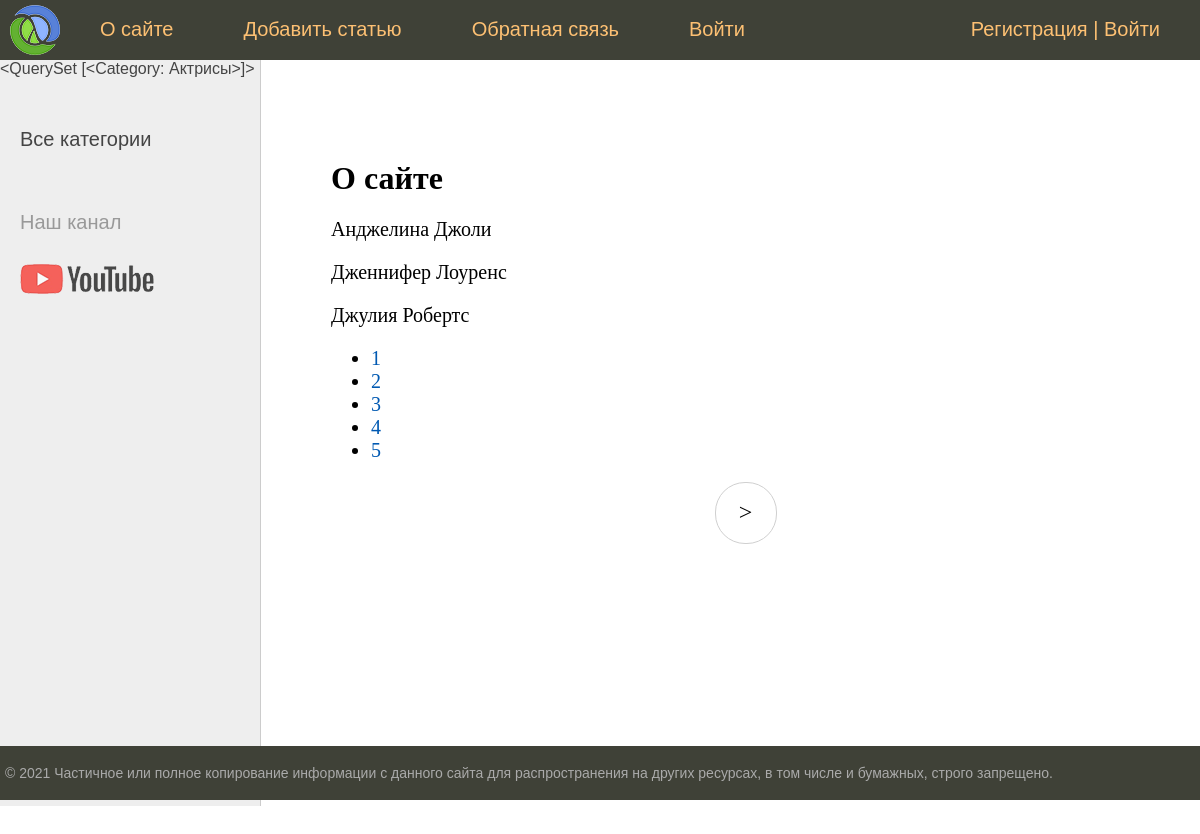
The page /about/ on the database its author committed.
### women/models.py (models this page shows, shortened)
class Category(models.Model):
    name = models.CharField(max_length=100, db_index=True, verbose_name="Категория")
    slug = models.SlugField(max_length=255, unique=True, db_index=True, verbose_name="URL")
    def __str__(self):
        return self.name
    class Meta:
        verbose_name = "Категории"
        verbose_name_plural = "Категория"
        ordering = ['id']

class Women(models.Model):
    title = models.CharField(max_length=255, verbose_name='Заголовок')
    slug = models.SlugField(max_length=255, unique=True, db_index=True, verbose_name="URL")
    content = models.TextField(blank=True, verbose_name='Текс статьи')
    photo = models.ImageField(upload_to="photos/%Y/%m/%d/", verbose_name="Фото")
    time_create = models.DateTimeField(auto_now_add=True, verbose_name="Время создания")
    time_update = models.DateTimeField(auto_now=True, verbose_name="Время изменения")
    is_published = models.BooleanField(default=True, verbose_name="Публикация")
    cat = models.ForeignKey('Category', on_delete=models.PROTECT, verbose_name="Категория")
    def __str__(self):
        return self.title
    class Meta:
        verbose_name = "Известные женщины"
        verbose_name_plural = "Известные женщины"
        ordering = ['time_create', 'title']

### women/views.py (the view)
# urls.py: path('about/', about, name='about'),
def about(request):
    contact_list = Women.objects.all()
    paginator = Paginator(contact_list, 3)
    page_number = request.GET.get('page')
    page_obj = paginator.get_page(page_number)
    return render(request, 'women/about.html', {'page_obj': page_obj, 'menu': menu, 'title': 'О сайте'})

### women/templatetags/women_tags.py (called while the page is built)
@register.simple_tag(name='getcats')
def get_categories(filter=None):
    if not filter:
        return Category.objects.all()
    else:
        return Category.objects.filter(pk=filter)

### women/templates/women/about.html
{% extends 'women/base.html' %}
{% block content %}
<h1>{{title}}</h1>
    {% for contact in page_obj %}
        <p>{{ contact }}</p>
    {% endfor %}
    <nav>
    <ul>
        {% for p in page_obj.paginator.page_range %}
        <li>
            <a href="?page={{ p }}">{{ p }}</a>
        </li>
        {% endfor %}
    </ul>
    </nav>
{% endblock %}

### women/templates/women/base.html (shortened to what this page needs)
{% load static %}
{% load women_tags %}
<!DOCTYPE html>
<html>
<head>
    <link type="text/css" href="{% static 'women/css/styles.css' %}" rel="stylesheet"/>
</head>
<body>
<table class="table-page" border=0 cellpadding="0" cellspacing="0">
    <tr>
        <td valign=top>
            {% block mainmenu %}
                <div class="header">
                    <ul id="mainmenu" class="mainmenu">
                        <li class="logo"><a href="{% url 'home' %}">
                            <div class="logo"></div>
                        </a></li>
                        {% for m in menu %}
                            <li><a href="{% url m.url_name %}">{{ m.title }}</a></li>
                        {% endfor %}
                        {% if request.user.is_authenticated %}
                            <li class="last"> {{ user.username }} | <a href="{% url 'logout' %}"> Выйти </a></li>
                        {% else %}
                            <li class="last"><a href="{% url 'register' %}">Регистрация </a> | <a
                                    href="{% url 'login' %}">Войти</a></li>
                        {% endif %}
                    </ul>
                </div>
            {% endblock mainmenu %}
            <table class="table-content" border=0 cellpadding="0" cellspacing="0">
                <tr>
                    <td valign="top" class="left-chapters">
                        {% getcats filter=1 %}
                        <ul id="leftchapters">
                            {% if cat_selected == 0 %}
                                <li class="selected">Все категории</li>
                            {% else %}
                                <li><a href="{% url 'home' %}"> Все категории </a></li>
                            {% endif %}
                            <li class="share">
                                <p>Наш канал</p>
                                <a class="share-yt"
                                   href="https://www.youtube.com/channel/UClJzWfGWuGJL2t-3dYKcHTA/playlists"
                                   target="_blank" rel="nofollow"></a>
                            </li>
                        </ul>
                    </td>
                    <td valign="top" class="content">
                        <div class="content-text">
                            {% block content %}
                            {% endblock %}
                            {% if page_obj.has_other_pages %}
                                <nav class="list-pages">
                                    <ul>
                                        {% if page_obj.has_next %}
                                            <li class="page-num">
                                                <a href="?page={{ page_obj.next_page_number }}">&gt;</a>
                                            </li>
                                        {% endif %}
                                    </ul>
                                </nav>
                            {% endif %}
                        </div>
                    </td>
                </tr>
            </table>
        </td>
    </tr>
    <tr>
        <td valign=top>
            <div id="footer">
                <p>&copy; 2021 Частичное или полное копирование информации с данного сайта для распространения на других
                    ресурсах, в том числе и бумажных, строго запрещено.</p>
            </div>
        </td>
    </tr>
</table>
</body>
</html>

### women/static/women/css/styles.css (style rules this page uses)
html, body { font-family: 'Arial'; margin: 0; padding: 0; height: 100%; width: 100%; color: #444; }
a { color: #0059b2; text-decoration: none; }
.table-page { width: 100%; height: 100%; vertical-align: top; }
.table-page tr { height: 100%; }
.header { background: #3F4137; height: 60px; }
.logo { background: url('../images/logo.png') no-repeat 10px 5px; width: 70px; height: 60px; }
ul.mainmenu { list-style: none; margin: 0; padding: 0; height: 60px; color: #fdc073; font-size: 20px; overflow: hidden; }
ul.mainmenu li { float: left; margin: 18px 40px 0 30px; }
ul.mainmenu li.logo { margin: 0; }
ul.mainmenu li.last { float: right; }
ul.mainmenu li a { color: #fdc073; text-decoration: none; }
.table-content { width: 100%; min-height: 100%; height: 100%; }
.left-chapters { margin: 0; background: #eee; border-right: 1px solid #ccc; min-height: 100%; }
.left-chapters ul { width: 230px; min-height: 100%; margin: 0; padding: 20px 10px 10px 20px; list-style: none; font-size: 20px; }
.left-chapters ul li { margin: 30px 0 0 0; color: #999; }
.left-chapters ul li a { color: #444; text-decoration: none; }
.left-chapters ul li.share { margin: 60px 0 0 0; }
.left-chapters ul li.share p { margin: 30px 0 30px 0; }
.left-chapters ul li.share a { display: inline-block; width: 40px; height: 40px; margin: 0 20px 0 0; }
.left-chapters ul li.share a.share-yt { width: 100%; height: 30px; background: url('../images/share_yt.png') no-repeat 0 0 }
.content { padding: 40px 20px 20px 40px; width: 100%; box-sizing: border-box; }
.content-text { margin: 60px 0 0 30px; color: #000; font-size: 20px; font-family: Yandex Sans Display Light; }
.content-text h1 { font-size: 32px; }
#footer { box-sizing: border-box; background: #3F4137; padding: 5px; color: #aaa; font-size: 14px; font-family: Verdana, Geneva, Arial, Helvetica; text-align: left; overflow: hidden; }
.list-pages { text-align: center; margin: 0 0 20px 0; }
.list-pages ul { margin: 20px 0 0 0; padding: 0; list-style: none; }
.list-pages ul li { display: inline-block; margin: 0 20px 0 0; }
.list-pages a { color: #000; font-size: 24px; text-decoration: none; }
.list-pages .page-num, .page-num-selected { display: inline-block; width: 60px; height: 44px; padding: 16px 0 0 0; border: 1px solid #d0d0d0; border-radius: 30px; }

### rows shown on the page
Category: name "<QuerySet [<Category: Актрисы>]>"
Women: title "Анджелина Джоли"
Women: title "Дженнифер Лоуренс"
Women: title "Джулия Робертс"

### other values the page prints
{{ m.title }} "О сайте" "Добавить статью" "Обратная связь" "Войти"
{{ title }} "О сайте"
{{ p }} "1" "2" "3" "4" "5"
